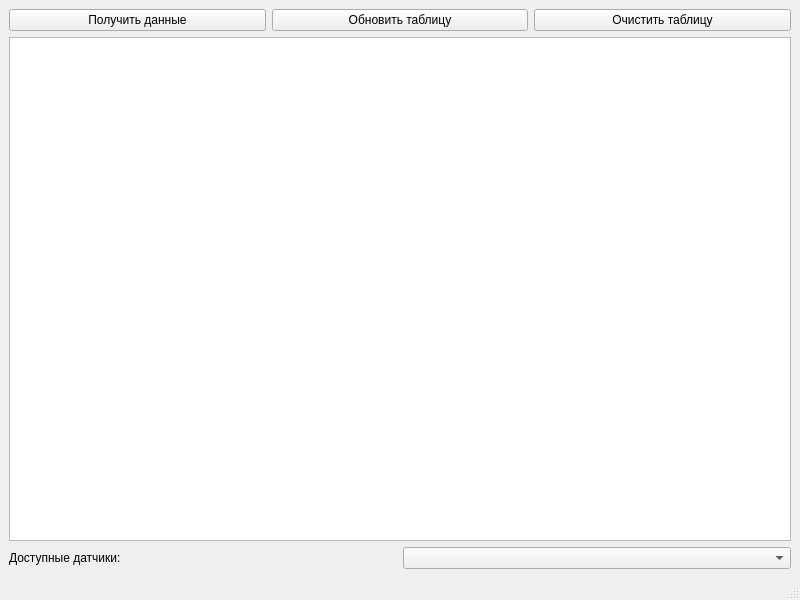
<?xml version="1.0" encoding="UTF-8"?>
<ui version="4.0">
 <class>MainWindow</class>
 <widget class="QMainWindow" name="MainWindow">
  <property name="geometry">
   <rect>
    <x>0</x>
    <y>0</y>
    <width>800</width>
    <height>600</height>
   </rect>
  </property>
  <property name="windowTitle">
   <string>MainWindow</string>
  </property>
  <widget class="QWidget" name="centralwidget">
   <layout class="QVBoxLayout" name="verticalLayout">
    <item>
     <layout class="QHBoxLayout" name="horizontalLayout">
      <item>
       <widget class="QPushButton" name="but_getData">
        <property name="text">
         <string>Получить данные</string>
        </property>
       </widget>
      </item>
      <item>
       <widget class="QPushButton" name="but_refresh">
        <property name="text">
         <string>Обновить таблицу</string>
        </property>
       </widget>
      </item>
      <item>
       <widget class="QPushButton" name="but_clear">
        <property name="text">
         <string>Очистить таблицу</string>
        </property>
       </widget>
      </item>
     </layout>
    </item>
    <item>
     <widget class="QTableView" name="tableView"/>
    </item>
    <item>
     <layout class="QHBoxLayout" name="horizontalLayout_2">
      <item>
       <widget class="QLabel" name="label">
        <property name="text">
         <string>Доступные датчики:</string>
        </property>
       </widget>
      </item>
      <item>
       <widget class="QComboBox" name="combo_sensors"/>
      </item>
     </layout>
    </item>
   </layout>
  </widget>
  <widget class="QMenuBar" name="menubar">
   <property name="geometry">
    <rect>
     <x>0</x>
     <y>0</y>
     <width>800</width>
     <height>21</height>
    </rect>
   </property>
  </widget>
  <widget class="QStatusBar" name="statusbar"/>
 </widget>
 <resources/>
 <connections/>
</ui>
